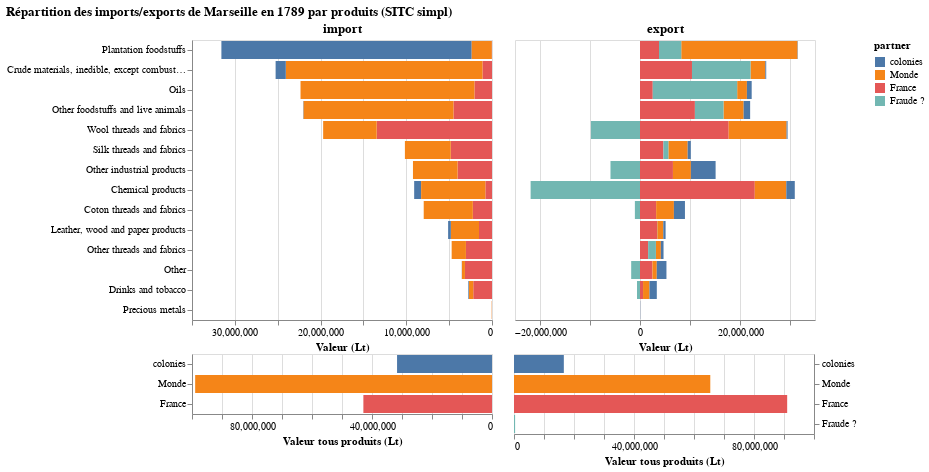

This figure's notebook cell:
### Code cell
pyramide_port_franc("Marseille", data)

### Figure 1 — Vega-Lite specification as saved in the notebook (floating-point values rounded to 4 significant figures)
{"data": {"values": [{"group": "import", "partner": "France", "product": "Chemical products", "value": 775500.0}, {"group": "import", "partner": "colonies", "product": "Chemical products", "value": 812862}, {"group": "import", "partner": "Monde", "product": "Chemical products", "value": 7492000.0}, {"group": "export", "partner": "France", "product": "Chemical products", "value": 22960000.0}, {"group": "export", "partner": "Monde", "product": "Chemical products", "value": 6302000.0}, {"group": "export", "partner": "colonies", "product": "Chemical products", "value": 1697334}, {"group": "export", "partner": "Fraude ?", "product": "Chemical products", "value": -21880000.0}, {"group": "import", "partner": "France", "product": "Crude materials, inedible, except combustibles", "value": 1110000.0}, {"group": "import", "partner": "Monde", "product": "Crude materials, inedible, except combustibles", "value": 22950000.0}, {"group": "import", "partner": "colonies", "product": "Crude materials, inedible, except combustibles", "value": 1187898}, {"group": "export", "partner": "France", "product": "Crude materials, inedible, except combustibles", "value": 10400000.0}, {"group": "export", "partner": "Monde", "product": "Crude materials, inedible, except combustibles", "value": 2952000.0}, {"group": "export", "partner": "colonies", "product": "Crude materials, inedible, except combustibles", "value": 184365}, {"group": "export", "partner": "Fraude ?", "product": "Crude materials, inedible, except combustibles", "value": 11710000.0}, {"group": "import", "partner": "France", "product": "Wool threads and fabrics", "value": 13460000.0}, {"group": "import", "partner": "Monde", "product": "Wool threads and fabrics", "value": 6243000.0}, {"group": "export", "partner": "France", "product": "Wool threads and fabrics", "value": 17730000.0}, {"group": "export", "partner": "Monde", "product": "Wool threads and fabrics", "value": 11580000.0}, {"group": "export", "partner": "colonies", "product": "Wool threads and fabrics", "value": 197015}, {"group": "export", "partner": "Fraude ?", "product": "Wool threads and fabrics", "value": -9816000.0}, {"group": "import", "partner": "France", "product": "Leather, wood and paper products", "value": 1516000.0}, {"group": "import", "partner": "Monde", "product": "Leather, wood and paper products", "value": 3286000.0}, {"group": "import", "partner": "colonies", "product": "Leather, wood and paper products", "value": 317375}, {"group": "export", "partner": "France", "product": "Leather, wood and paper products", "value": 3423000.0}, {"group": "export", "partner": "Monde", "product": "Leather, wood and paper products", "value": 1210000.0}, {"group": "export", "partner": "colonies", "product": "Leather, wood and paper products", "value": 460315}, {"group": "export", "partner": "Fraude ?", "product": "Leather, wood and paper products", "value": 26830.0}, {"group": "import", "partner": "colonies", "product": "Plantation foodstuffs", "value": 29202350}, {"group": "import", "partner": "Monde", "product": "Plantation foodstuffs", "value": 2351000.0}, {"group": "import", "partner": "France", "product": "Plantation foodstuffs", "value": 16870.0}, {"group": "export", "partner": "Monde", "product": "Plantation foodstuffs", "value": 23250000.0}, {"group": "export", "partner": "France", "product": "Plantation foodstuffs", "value": 3804000.0}, {"group": "export", "partner": "colonies", "product": "Plantation foodstuffs", "value": 67219}, {"group": "export", "partner": "Fraude ?", "product": "Plantation foodstuffs", "value": 4447000.0}, {"group": "import", "partner": "France", "product": "Other", "value": 3157000.0}, {"group": "import", "partner": "Monde", "product": "Other", "value": 351300.0}, {"group": "import", "partner": "colonies", "product": "Other", "value": 17782}, {"group": "export", "partner": "France", "product": "Other", "value": 2482000.0}, {"group": "export", "partner": "Monde", "product": "Other", "value": 873700.0}, {"group": "export", "partner": "colonies", "product": "Other", "value": 1934464}, {"group": "export", "partner": "Fraude ?", "product": "Other", "value": -1764000.0}, {"group": "import", "partner": "France", "product": "Silk threads and fabrics", "value": 4813000.0}, {"group": "import", "partner": "Monde", "product": "Silk threads and fabrics", "value": 5348675}, {"group": "export", "partner": "France", "product": "Silk threads and fabrics", "value": 4679297}, {"group": "export", "partner": "Monde", "product": "Silk threads and fabrics", "value": 3861234}, {"group": "export", "partner": "colonies", "product": "Silk threads and fabrics", "value": 625748}, {"group": "export", "partner": "Fraude ?", "product": "Silk threads and fabrics", "value": 995000.0}, {"group": "import", "partner": "France", "product": "Other industrial products", "value": 4017000.0}, {"group": "import", "partner": "Monde", "product": "Other industrial products", "value": 5203000.0}, {"group": "export", "partner": "France", "product": "Other industrial products", "value": 6587000.0}, {"group": "export", "partner": "Monde", "product": "Other industrial products", "value": 3591000.0}, {"group": "export", "partner": "colonies", "product": "Other industrial products", "value": 4944139}, {"group": "export", "partner": "Fraude ?", "product": "Other industrial products", "value": -5902000.0}, {"group": "import", "partner": "France", "product": "Oils", "value": 2051000.0}, {"group": "import", "partner": "Monde", "product": "Oils", "value": 20290000.0}, {"group": "export", "partner": "France", "product": "Oils", "value": 2551000.0}, {"group": "export", "partner": "Monde", "product": "Oils", "value": 1946000.0}, {"group": "export", "partner": "colonies", "product": "Oils", "value": 956397}, {"group": "export", "partner": "Fraude ?", "product": "Oils", "value": 16880000.0}, {"group": "import", "partner": "France", "product": "Drinks and tobacco", "value": 2184000.0}, {"group": "import", "partner": "Monde", "product": "Drinks and tobacco", "value": 506600.0}, {"group": "import", "partner": "colonies", "product": "Drinks and tobacco", "value": 75368}, {"group": "export", "partner": "France", "product": "Drinks and tobacco", "value": 609300.0}, {"group": "export", "partner": "Monde", "product": "Drinks and tobacco", "value": 1288000.0}, {"group": "export", "partner": "colonies", "product": "Drinks and tobacco", "value": 1465042}, {"group": "export", "partner": "Fraude ?", "product": "Drinks and tobacco", "value": -596200.0}, {"group": "import", "partner": "France", "product": "Precious metals", "value": 7270}, {"group": "import", "partner": "Monde", "product": "Precious metals", "value": 31317}, {"group": "export", "partner": "colonies", "product": "Precious metals", "value": 36989}, {"group": "export", "partner": "France", "product": "Precious metals", "value": 3094}, {"group": "export", "partner": "Fraude ?", "product": "Precious metals", "value": -1496}, {"group": "import", "partner": "France", "product": "Other threads and fabrics", "value": 3041000.0}, {"group": "import", "partner": "Monde", "product": "Other threads and fabrics", "value": 1666000.0}, {"group": "export", "partner": "France", "product": "Other threads and fabrics", "value": 1622000.0}, {"group": "export", "partner": "Monde", "product": "Other threads and fabrics", "value": 989800.0}, {"group": "export", "partner": "colonies", "product": "Other threads and fabrics", "value": 532181}, {"group": "export", "partner": "Fraude ?", "product": "Other threads and fabrics", "value": 1563000.0}, {"group": "import", "partner": "France", "product": "Other foodstuffs and live animals", "value": 4495000.0}, {"group": "import", "partner": "Monde", "product": "Other foodstuffs and live animals", "value": 17500000.0}, {"group": "import", "partner": "colonies", "product": "Other foodstuffs and live animals", "value": 33390}, {"group": "export", "partner": "France", "product": "Other foodstuffs and live animals", "value": 10980000.0}, {"group": "export", "partner": "Monde", "product": "Other foodstuffs and live animals", "value": 4029000.0}, {"group": "export", "partner": "colonies", "product": "Other foodstuffs and live animals", "value": 1299177}, {"group": "export", "partner": "Fraude ?", "product": "Other foodstuffs and live animals", "value": 5720000.0}, {"group": "import", "partner": "France", "product": "Coton threads and fabrics", "value": 2235000.0}, {"group": "import", "partner": "Monde", "product": "Coton threads and fabrics", "value": 5731000.0}, {"group": "export", "partner": "France", "product": "Coton threads and fabrics", "value": 3228000.0}, {"group": "export", "partner": "Monde", "product": "Coton threads and fabrics", "value": 3551000.0}, {"group": "export", "partner": "colonies", "product": "Coton threads and fabrics", "value": 2211244}, {"group": "export", "partner": "Fraude ?", "product": "Coton threads and fabrics", "value": -1025000.0}]}, "spacing": 0, "title": "Répartition des imports/exports de Marseille en 1789 par produits (SITC simpl)", "vconcat": [{"hconcat": [{"encoding": {"color": {"field": "partner", "sort": ["colonies", "Monde", "France", "Fraude ?", "Re-exp ou fraude"], "type": "nominal"}, "x": {"field": "value", "sort": "descending", "title": "Valeur (Lt)", "type": "quantitative"}, "y": {"field": "product", "sort": "-x", "title": null, "type": "ordinal"}}, "mark": {"tooltip": {"content": "data"}, "type": "bar"}, "title": "import", "transform": [{"filter": {"equal": "import", "field": "group"}}]}, {"encoding": {"color": {"field": "partner", "sort": ["colonies", "Monde", "France", "Fraude ?", "Re-exp ou fraude"], "type": "nominal"}, "x": {"field": "value", "sort": "ascending", "title": "Valeur (Lt)", "type": "quantitative"}, "y": {"axis": null, "field": "product", "sort": "-x", "title": null, "type": "ordinal"}}, "mark": {"tooltip": {"content": "data"}, "type": "bar"}, "title": "export", "transform": [{"filter": {"equal": "export", "field": "group"}}]}]}, {"hconcat": [{"encoding": {"color": {"field": "partner", "sort": ["colonies", "Monde", "France", "Fraude ?", "Re-exp ou fraude"], "type": "nominal"}, "x": {"field": "total_value", "sort": "descending", "title": "Valeur tous produits (Lt)", "type": "quantitative"}, "y": {"field": "partner", "sort": ["colonies", "Monde", "France", "Fraude ?", "Re-exp ou fraude"], "title": null, "type": "ordinal"}}, "mark": {"tooltip": {"content": "data"}, "type": "bar"}, "transform": [{"filter": {"equal": "import", "field": "group"}}, {"aggregate": [{"as": "total_value", "field": "value", "op": "sum"}], "groupby": ["partner"]}]}, {"encoding": {"color": {"field": "partner", "sort": ["colonies", "Monde", "France", "Fraude ?", "Re-exp ou fraude"], "type": "nominal"}, "x": {"field": "total_value", "sort": "ascending", "title": "Valeur tous produits (Lt)", "type": "quantitative"}, "y": {"axis": {"orient": "right"}, "field": "partner", "sort": ["colonies", "Monde", "France", "Fraude ?", "Re-exp ou fraude"], "title": null, "type": "ordinal"}}, "mark": {"tooltip": {"content": "data"}, "type": "bar"}, "transform": [{"filter": {"equal": "export", "field": "group"}}, {"aggregate": [{"as": "total_value", "field": "value", "op": "sum"}], "groupby": ["partner"]}]}]}]}
